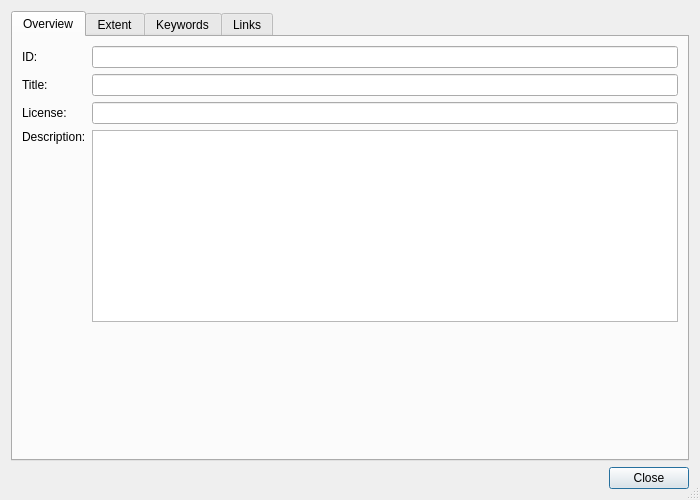
<?xml version="1.0" encoding="UTF-8"?>
<ui version="4.0">
 <class>CollectionDetailsDialog</class>
 <widget class="QDialog" name="CollectionDetailsDialog">
  <property name="geometry">
   <rect>
    <x>0</x>
    <y>0</y>
    <width>700</width>
    <height>500</height>
   </rect>
  </property>
  <property name="windowTitle">
   <string>Collection Details</string>
  </property>
  <property name="sizeGripEnabled">
   <bool>true</bool>
  </property>
  <layout class="QVBoxLayout" name="verticalLayout">
   <item>
    <widget class="QTabWidget" name="tab_widget">
     <property name="currentIndex">
      <number>0</number>
     </property>
     <widget class="QWidget" name="overview_tab">
      <attribute name="title">
       <string>Overview</string>
      </attribute>
      <layout class="QVBoxLayout" name="overviewLayout">
       <item>
        <layout class="QFormLayout" name="formLayout">
         <item row="0" column="0">
          <widget class="QLabel" name="id_label">
           <property name="text">
            <string>ID:</string>
           </property>
          </widget>
         </item>
         <item row="0" column="1">
          <widget class="QLineEdit" name="id_input">
           <property name="readOnly">
            <bool>true</bool>
           </property>
          </widget>
         </item>
         <item row="1" column="0">
          <widget class="QLabel" name="title_label">
           <property name="text">
            <string>Title:</string>
           </property>
          </widget>
         </item>
         <item row="1" column="1">
          <widget class="QLineEdit" name="title_input">
           <property name="readOnly">
            <bool>true</bool>
           </property>
          </widget>
         </item>
         <item row="2" column="0">
          <widget class="QLabel" name="license_label">
           <property name="text">
            <string>License:</string>
           </property>
          </widget>
         </item>
         <item row="2" column="1">
          <widget class="QLineEdit" name="license_input">
           <property name="readOnly">
            <bool>true</bool>
           </property>
          </widget>
         </item>
         <item row="3" column="0">
          <widget class="QLabel" name="description_label">
           <property name="text">
            <string>Description:</string>
           </property>
           <property name="alignment">
            <set>Qt::AlignLeading|Qt::AlignLeft|Qt::AlignTop</set>
           </property>
          </widget>
         </item>
         <item row="3" column="1">
          <widget class="QTextEdit" name="description_input">
           <property name="readOnly">
            <bool>true</bool>
           </property>
           <property name="minimumSize">
            <size>
             <width>0</width>
             <height>150</height>
            </size>
           </property>
          </widget>
         </item>
        </layout>
       </item>
       <item>
        <spacer name="verticalSpacer">
         <property name="orientation">
          <enum>Qt::Vertical</enum>
         </property>
         <property name="sizeHint" stdset="0">
          <size>
           <width>20</width>
           <height>40</height>
          </size>
         </property>
        </spacer>
       </item>
      </layout>
     </widget>
     <widget class="QWidget" name="extent_tab">
      <attribute name="title">
       <string>Extent</string>
      </attribute>
      <layout class="QVBoxLayout" name="extentLayout">
       <item>
        <widget class="QGroupBox" name="spatial_group">
         <property name="title">
          <string>Spatial Extent (WGS84)</string>
         </property>
         <layout class="QGridLayout" name="spatialGridLayout">
          <item row="0" column="1">
           <widget class="QLabel" name="north_label">
            <property name="text">
             <string>North:</string>
            </property>
            <property name="alignment">
             <set>Qt::AlignRight|Qt::AlignTrailing|Qt::AlignVCenter</set>
            </property>
           </widget>
          </item>
          <item row="0" column="2">
           <widget class="QLineEdit" name="north_input">
            <property name="readOnly">
             <bool>true</bool>
            </property>
            <property name="alignment">
             <set>Qt::AlignCenter</set>
            </property>
           </widget>
          </item>
          <item row="1" column="0">
           <widget class="QLabel" name="west_label">
            <property name="text">
             <string>West:</string>
            </property>
            <property name="alignment">
             <set>Qt::AlignRight|Qt::AlignTrailing|Qt::AlignVCenter</set>
            </property>
           </widget>
          </item>
          <item row="1" column="1">
           <widget class="QLineEdit" name="west_input">
            <property name="readOnly">
             <bool>true</bool>
            </property>
            <property name="alignment">
             <set>Qt::AlignCenter</set>
            </property>
           </widget>
          </item>
          <item row="1" column="3">
           <widget class="QLineEdit" name="east_input">
            <property name="readOnly">
             <bool>true</bool>
            </property>
            <property name="alignment">
             <set>Qt::AlignCenter</set>
            </property>
           </widget>
          </item>
          <item row="1" column="4">
           <widget class="QLabel" name="east_label">
            <property name="text">
             <string>:East</string>
            </property>
           </widget>
          </item>
          <item row="2" column="1">
           <widget class="QLabel" name="south_label">
            <property name="text">
             <string>South:</string>
            </property>
            <property name="alignment">
             <set>Qt::AlignRight|Qt::AlignTrailing|Qt::AlignVCenter</set>
            </property>
           </widget>
          </item>
          <item row="2" column="2">
           <widget class="QLineEdit" name="south_input">
            <property name="readOnly">
             <bool>true</bool>
            </property>
            <property name="alignment">
             <set>Qt::AlignCenter</set>
            </property>
           </widget>
          </item>
         </layout>
        </widget>
       </item>
       <item>
        <widget class="QGroupBox" name="temporal_group">
         <property name="title">
          <string>Temporal Extent</string>
         </property>
         <layout class="QHBoxLayout" name="temporalLayout">
          <item>
           <widget class="QLabel" name="from_label">
            <property name="text">
             <string>From:</string>
            </property>
           </widget>
          </item>
          <item>
           <widget class="QLineEdit" name="from_date_input">
            <property name="readOnly">
             <bool>true</bool>
            </property>
           </widget>
          </item>
          <item>
           <widget class="QLabel" name="to_label">
            <property name="text">
             <string>To:</string>
            </property>
           </widget>
          </item>
          <item>
           <widget class="QLineEdit" name="to_date_input">
            <property name="readOnly">
             <bool>true</bool>
            </property>
           </widget>
          </item>
         </layout>
        </widget>
       </item>
       <item>
        <spacer name="extentSpacer">
         <property name="orientation">
          <enum>Qt::Vertical</enum>
         </property>
         <property name="sizeHint" stdset="0">
          <size>
           <width>20</width>
           <height>40</height>
          </size>
         </property>
        </spacer>
       </item>
      </layout>
     </widget>
     <widget class="QWidget" name="keywords_tab">
      <attribute name="title">
       <string>Keywords</string>
      </attribute>
      <layout class="QVBoxLayout" name="keywordsLayout">
       <item>
        <widget class="QLabel" name="keywords_info_label">
         <property name="text">
          <string>Keywords describing this collection:</string>
         </property>
        </widget>
       </item>
       <item>
        <widget class="QListWidget" name="keywords_list">
         <property name="alternatingRowColors">
          <bool>true</bool>
         </property>
        </widget>
       </item>
      </layout>
     </widget>
     <widget class="QWidget" name="links_tab">
      <attribute name="title">
       <string>Links</string>
      </attribute>
      <layout class="QVBoxLayout" name="linksLayout">
       <item>
        <widget class="QLabel" name="links_info_label">
         <property name="text">
          <string>Related links and resources:</string>
         </property>
        </widget>
       </item>
       <item>
        <widget class="QTableWidget" name="links_table">
         <property name="alternatingRowColors">
          <bool>true</bool>
         </property>
         <property name="selectionBehavior">
          <enum>QAbstractItemView::SelectRows</enum>
         </property>
         <property name="sortingEnabled">
          <bool>true</bool>
         </property>
         <attribute name="horizontalHeaderStretchLastSection">
          <bool>true</bool>
         </attribute>
         <column>
          <property name="text">
           <string>Title</string>
          </property>
         </column>
         <column>
          <property name="text">
           <string>Type</string>
          </property>
         </column>
         <column>
          <property name="text">
           <string>Rel</string>
          </property>
         </column>
         <column>
          <property name="text">
           <string>URL</string>
          </property>
         </column>
        </widget>
       </item>
      </layout>
     </widget>
    </widget>
   </item>
   <item>
    <widget class="QDialogButtonBox" name="button_box">
     <property name="orientation">
      <enum>Qt::Horizontal</enum>
     </property>
     <property name="standardButtons">
      <set>QDialogButtonBox::Close</set>
     </property>
    </widget>
   </item>
  </layout>
 </widget>
 <resources/>
 <connections>
  <connection>
   <sender>button_box</sender>
   <signal>rejected()</signal>
   <receiver>CollectionDetailsDialog</receiver>
   <slot>reject()</slot>
   <hints>
    <hint type="sourcelabel">
     <x>316</x>
     <y>260</y>
    </hint>
    <hint type="destinationlabel">
     <x>286</x>
     <y>274</y>
    </hint>
   </hints>
  </connection>
 </connections>
</ui>
